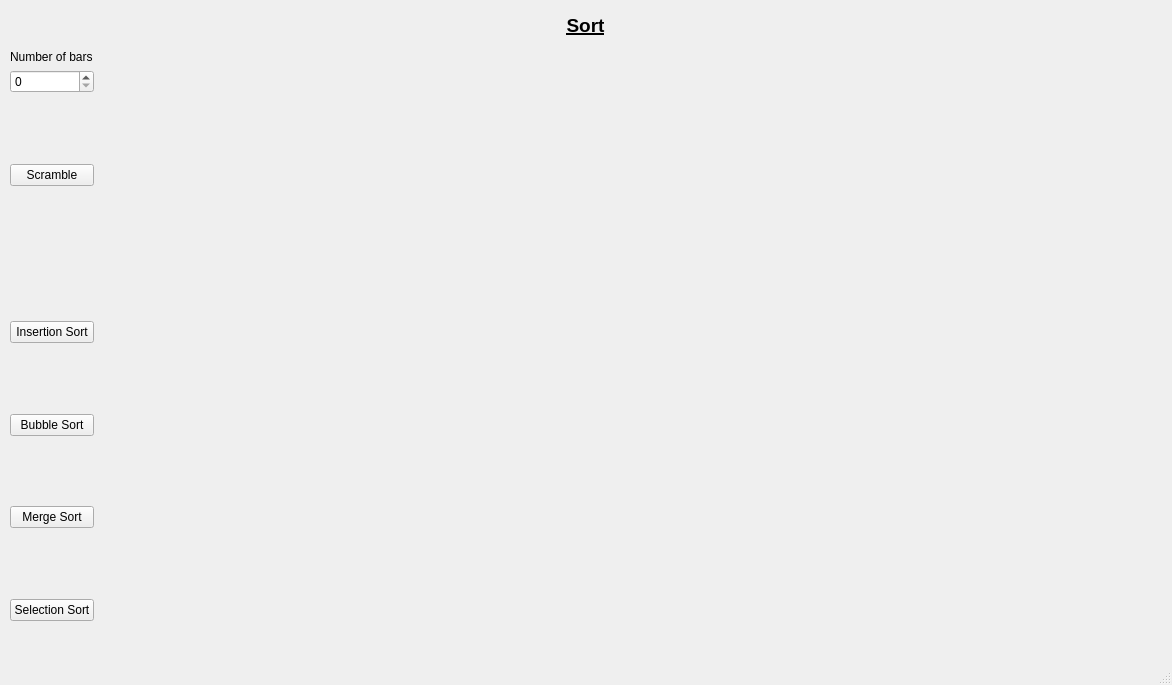
<?xml version="1.0" encoding="UTF-8"?>
<ui version="4.0">
 <class>MainWindow</class>
 <widget class="QMainWindow" name="MainWindow">
  <property name="geometry">
   <rect>
    <x>0</x>
    <y>0</y>
    <width>1172</width>
    <height>685</height>
   </rect>
  </property>
  <property name="windowTitle">
   <string>MainWindow</string>
  </property>
  <widget class="QWidget" name="centralwidget">
   <widget class="QLabel" name="label">
    <property name="geometry">
     <rect>
      <x>10</x>
      <y>10</y>
      <width>1151</width>
      <height>31</height>
     </rect>
    </property>
    <property name="font">
     <font>
      <pointsize>14</pointsize>
      <weight>75</weight>
      <bold>true</bold>
      <underline>true</underline>
     </font>
    </property>
    <property name="text">
     <string>Sort</string>
    </property>
    <property name="alignment">
     <set>Qt::AlignCenter</set>
    </property>
   </widget>
   <widget class="QWidget" name="layoutWidget">
    <property name="geometry">
     <rect>
      <x>10</x>
      <y>50</y>
      <width>1151</width>
      <height>571</height>
     </rect>
    </property>
    <layout class="QFormLayout" name="formLayout_2">
     <item row="0" column="0">
      <layout class="QFormLayout" name="formLayout">
       <item row="1" column="0" colspan="2">
        <widget class="QLabel" name="lblBar">
         <property name="text">
          <string>Number of bars</string>
         </property>
        </widget>
       </item>
       <item row="2" column="0" colspan="2">
        <widget class="QSpinBox" name="spnBar"/>
       </item>
       <item row="3" column="0">
        <spacer name="verticalSpacer">
         <property name="orientation">
          <enum>Qt::Vertical</enum>
         </property>
         <property name="sizeHint" stdset="0">
          <size>
           <width>20</width>
           <height>40</height>
          </size>
         </property>
        </spacer>
       </item>
       <item row="4" column="0" colspan="2">
        <widget class="QPushButton" name="btnScramble">
         <property name="text">
          <string>Scramble</string>
         </property>
        </widget>
       </item>
       <item row="5" column="0">
        <spacer name="verticalSpacer_2">
         <property name="orientation">
          <enum>Qt::Vertical</enum>
         </property>
         <property name="sizeHint" stdset="0">
          <size>
           <width>20</width>
           <height>40</height>
          </size>
         </property>
        </spacer>
       </item>
       <item row="6" column="0">
        <spacer name="verticalSpacer_3">
         <property name="orientation">
          <enum>Qt::Vertical</enum>
         </property>
         <property name="sizeHint" stdset="0">
          <size>
           <width>20</width>
           <height>40</height>
          </size>
         </property>
        </spacer>
       </item>
       <item row="8" column="0">
        <spacer name="verticalSpacer_4">
         <property name="orientation">
          <enum>Qt::Vertical</enum>
         </property>
         <property name="sizeHint" stdset="0">
          <size>
           <width>20</width>
           <height>40</height>
          </size>
         </property>
        </spacer>
       </item>
       <item row="10" column="0">
        <spacer name="verticalSpacer_5">
         <property name="orientation">
          <enum>Qt::Vertical</enum>
         </property>
         <property name="sizeHint" stdset="0">
          <size>
           <width>20</width>
           <height>40</height>
          </size>
         </property>
        </spacer>
       </item>
       <item row="12" column="0">
        <spacer name="verticalSpacer_6">
         <property name="orientation">
          <enum>Qt::Vertical</enum>
         </property>
         <property name="sizeHint" stdset="0">
          <size>
           <width>20</width>
           <height>40</height>
          </size>
         </property>
        </spacer>
       </item>
       <item row="13" column="0" colspan="2">
        <widget class="QPushButton" name="btnSelectionSort">
         <property name="text">
          <string>Selection Sort</string>
         </property>
        </widget>
       </item>
       <item row="11" column="0" colspan="2">
        <widget class="QPushButton" name="btnMergeSort">
         <property name="text">
          <string>Merge Sort</string>
         </property>
        </widget>
       </item>
       <item row="9" column="0" colspan="2">
        <widget class="QPushButton" name="btnBubbleSort">
         <property name="text">
          <string>Bubble Sort</string>
         </property>
        </widget>
       </item>
       <item row="7" column="0" colspan="2">
        <widget class="QPushButton" name="btnInsertionSort">
         <property name="text">
          <string>Insertion Sort</string>
         </property>
        </widget>
       </item>
      </layout>
     </item>
     <item row="0" column="1">
      <widget class="QWidget" name="widGraph" native="true"/>
     </item>
    </layout>
   </widget>
  </widget>
  <widget class="QMenuBar" name="menubar">
   <property name="geometry">
    <rect>
     <x>0</x>
     <y>0</y>
     <width>1172</width>
     <height>26</height>
    </rect>
   </property>
  </widget>
  <widget class="QStatusBar" name="statusbar"/>
 </widget>
 <resources/>
 <connections/>
</ui>
